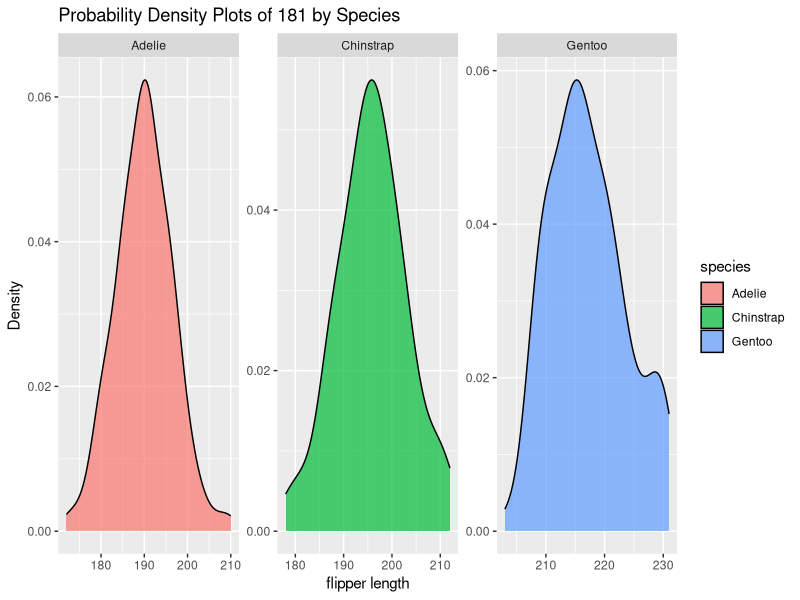
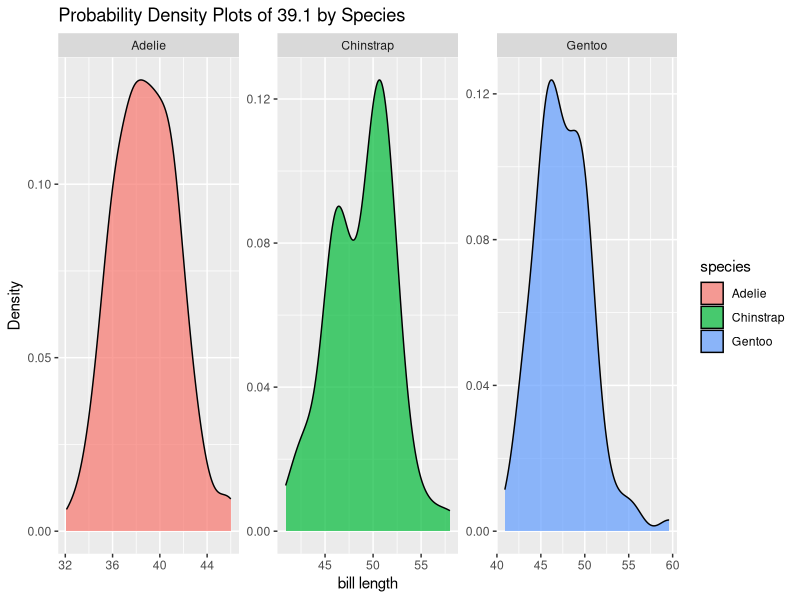
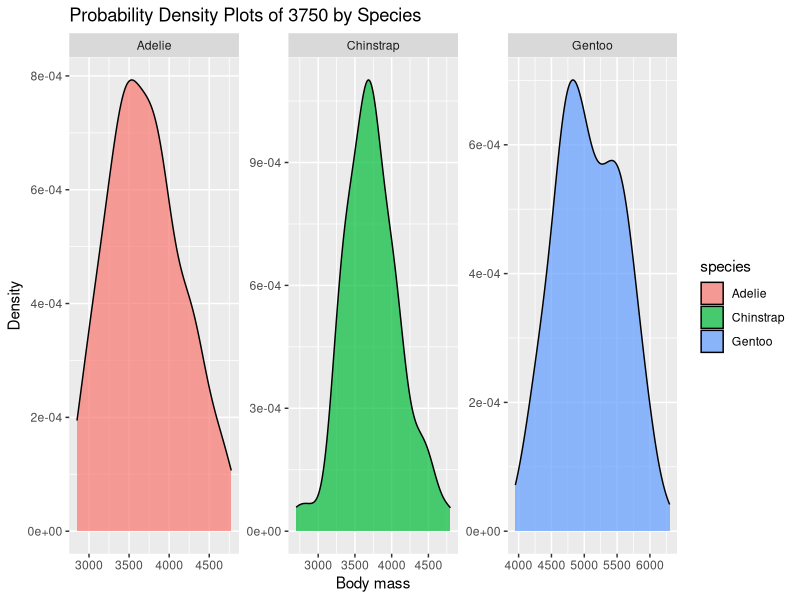

These figures' R source, in order:
## ---- chunk 1

#install.packages("palmerpenguins")

library(tidyr)
library(palmerpenguins)
library(ggplot2)

data("penguins")

str(penguins)

summary(penguins)

unique(penguins$species)

flipper_length = penguins$flipper_length_mm

summary(flipper_length)

flip_len = na.omit(flipper_length)

summary(flip_len)


# Select one continuous variables for probability density plots
selected_vars <- c(penguins$flipper_length_mm)
                   
selected_vars2 <- c(penguins$bill_length_mm)                   
                   
selected_vars3 <- c(penguins$body_mass_g)   

# Create probability density plots for each variable by species

penguin_density_plots <- ggplot(penguins, aes(x = selected_vars, fill = species)) +
  geom_density(alpha = 0.7) +
  facet_wrap(~species, scales = "free") +
  labs(title = paste("Probability Density Plots of", selected_vars, "by Species"), x = "flipper length", y = "Density")


print(penguin_density_plots)


## ---- chunk 2



penguin_density_plots2 <- ggplot(penguins, aes(x = selected_vars2, fill = species)) +
  geom_density(alpha = 0.7) +
  facet_wrap(~species, scales = "free") +
  labs(title = paste("Probability Density Plots of", selected_vars2, "by Species"), x = "bill length", y = "Density")


print(penguin_density_plots2)


## ---- chunk 3


penguin_density_plots3 <- ggplot(penguins, aes(x = selected_vars3, fill = species)) +
  geom_density(alpha = 0.7) +
  facet_wrap(~species, scales = "free") +
  labs(title = paste("Probability Density Plots of", selected_vars3, "by Species"), x = "Body mass", y = "Density")


print(penguin_density_plots3)


## ---- chunk 4

#conditional probabilities

# Create a contingency table for species and island
contingency_table_island <- table(penguins$species, penguins$island)

# Calculate conditional probabilities given the island
conditional_probabilities_island <- prop.table(contingency_table_island, margin = 1)

# Create a contingency table for species and sex
contingency_table_sex <- table(penguins$species, penguins$sex)

# Calculate conditional probabilities given the sex
conditional_probabilities_sex <- prop.table(contingency_table_sex, margin = 1)

# Print the contingency tables
print("Contingency Table for Species and Island:")
print(contingency_table_island)

print("Contingency Table for Species and Sex:")
print(contingency_table_sex)

# Print conditional probabilities
print("Conditional Probabilities Given Island:")
print(conditional_probabilities_island)

print("Conditional Probabilities Given Sex:")
print(conditional_probabilities_sex)




